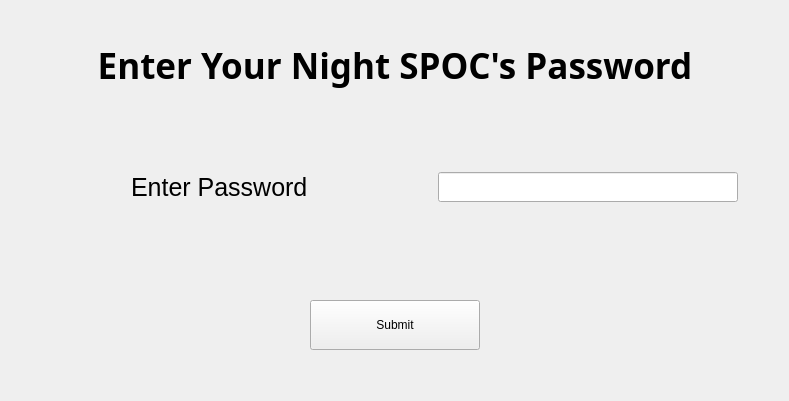
        <widget class="QWidget" name="Night_SPOC_password_taker_Page">
         <layout class="QGridLayout" name="gridLayout_14">
          <item row="0" column="0">
           <spacer name="verticalSpacer_27">
            <property name="orientation">
             <enum>Qt::Orientation::Vertical</enum>
            </property>
            <property name="sizeType">
             <enum>QSizePolicy::Policy::Minimum</enum>
            </property>
            <property name="sizeHint" stdset="0">
             <size>
              <width>20</width>
              <height>30</height>
             </size>
            </property>
           </spacer>
          </item>
          <item row="4" column="0" colspan="3">
           <layout class="QHBoxLayout" name="horizontalLayout_52">
            <item>
             <spacer name="horizontalSpacer_157">
              <property name="orientation">
               <enum>Qt::Orientation::Horizontal</enum>
              </property>
              <property name="sizeType">
               <enum>QSizePolicy::Policy::MinimumExpanding</enum>
              </property>
              <property name="sizeHint" stdset="0">
               <size>
                <width>120</width>
                <height>20</height>
               </size>
              </property>
             </spacer>
            </item>
            <item>
             <widget class="QLabel" name="label_30">
              <property name="minimumSize">
               <size>
                <width>261</width>
                <height>0</height>
               </size>
              </property>
              <property name="maximumSize">
               <size>
                <width>261</width>
                <height>16777215</height>
               </size>
              </property>
              <property name="font">
               <font>
                <pointsize>19</pointsize>
               </font>
              </property>
              <property name="text">
               <string>Enter Password</string>
              </property>
             </widget>
            </item>
            <item>
             <spacer name="horizontalSpacer_158">
              <property name="orientation">
               <enum>Qt::Orientation::Horizontal</enum>
              </property>
              <property name="sizeHint" stdset="0">
               <size>
                <width>40</width>
                <height>20</height>
               </size>
              </property>
             </spacer>
            </item>
            <item>
             <widget class="QLineEdit" name="lineEdit_2">
              <property name="minimumSize">
               <size>
                <width>300</width>
                <height>30</height>
               </size>
              </property>
              <property name="maximumSize">
               <size>
                <width>300</width>
                <height>40</height>
               </size>
              </property>
              <property name="text">
               <string/>
              </property>
             </widget>
            </item>
            <item>
             <spacer name="horizontalSpacer_159">
              <property name="orientation">
               <enum>Qt::Orientation::Horizontal</enum>
              </property>
              <property name="sizeHint" stdset="0">
               <size>
                <width>40</width>
                <height>20</height>
               </size>
              </property>
             </spacer>
            </item>
           </layout>
          </item>
          <item row="6" column="0" colspan="3">
           <layout class="QHBoxLayout" name="horizontalLayout_53">
            <item>
             <spacer name="horizontalSpacer_160">
              <property name="orientation">
               <enum>Qt::Orientation::Horizontal</enum>
              </property>
              <property name="sizeHint" stdset="0">
               <size>
                <width>40</width>
                <height>20</height>
               </size>
              </property>
             </spacer>
            </item>
            <item>
             <widget class="QPushButton" name="pushButton_29">
              <property name="minimumSize">
               <size>
                <width>170</width>
                <height>50</height>
               </size>
              </property>
              <property name="text">
               <string>Submit</string>
              </property>
             </widget>
            </item>
            <item>
             <spacer name="horizontalSpacer_161">
              <property name="orientation">
               <enum>Qt::Orientation::Horizontal</enum>
              </property>
              <property name="sizeHint" stdset="0">
               <size>
                <width>40</width>
                <height>20</height>
               </size>
              </property>
             </spacer>
            </item>
           </layout>
          </item>
          <item row="7" column="2">
           <spacer name="verticalSpacer_26">
            <property name="orientation">
             <enum>Qt::Orientation::Vertical</enum>
            </property>
            <property name="sizeType">
             <enum>QSizePolicy::Policy::Minimum</enum>
            </property>
            <property name="sizeHint" stdset="0">
             <size>
              <width>20</width>
              <height>40</height>
             </size>
            </property>
           </spacer>
          </item>
          <item row="1" column="0" rowspan="2" colspan="3">
           <layout class="QHBoxLayout" name="horizontalLayout_51">
            <item>
             <spacer name="horizontalSpacer_155">
              <property name="orientation">
               <enum>Qt::Orientation::Horizontal</enum>
              </property>
              <property name="sizeHint" stdset="0">
               <size>
                <width>40</width>
                <height>20</height>
               </size>
              </property>
             </spacer>
            </item>
            <item>
             <widget class="QLabel" name="label_29">
              <property name="minimumSize">
               <size>
                <width>600</width>
                <height>0</height>
               </size>
              </property>
              <property name="maximumSize">
               <size>
                <width>600</width>
                <height>16777215</height>
               </size>
              </property>
              <property name="baseSize">
               <size>
                <width>280</width>
                <height>0</height>
               </size>
              </property>
              <property name="font">
               <font>
                <family>Ericsson Hilda</family>
                <pointsize>26</pointsize>
                <bold>true</bold>
               </font>
              </property>
              <property name="text">
               <string>Enter Your Night SPOC's Password</string>
              </property>
              <property name="alignment">
               <set>Qt::AlignmentFlag::AlignCenter</set>
              </property>
             </widget>
            </item>
            <item>
             <spacer name="horizontalSpacer_156">
              <property name="orientation">
               <enum>Qt::Orientation::Horizontal</enum>
              </property>
              <property name="sizeHint" stdset="0">
               <size>
                <width>40</width>
                <height>20</height>
               </size>
              </property>
             </spacer>
            </item>
           </layout>
          </item>
          <item row="5" column="1" colspan="2">
           <spacer name="verticalSpacer_25">
            <property name="orientation">
             <enum>Qt::Orientation::Vertical</enum>
            </property>
            <property name="sizeHint" stdset="0">
             <size>
              <width>20</width>
              <height>92</height>
             </size>
            </property>
           </spacer>
          </item>
          <item row="3" column="0">
           <spacer name="verticalSpacer_28">
            <property name="orientation">
             <enum>Qt::Orientation::Vertical</enum>
            </property>
            <property name="sizeHint" stdset="0">
             <size>
              <width>20</width>
              <height>76</height>
             </size>
            </property>
           </spacer>
          </item>
         </layout>
        </widget>
